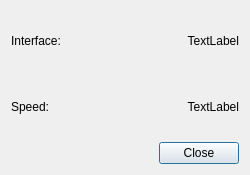
<?xml version="1.0" encoding="UTF-8"?>
<ui version="4.0">
 <class>ConnectionDialog</class>
 <widget class="QDialog" name="ConnectionDialog">
  <property name="geometry">
   <rect>
    <x>0</x>
    <y>0</y>
    <width>250</width>
    <height>175</height>
   </rect>
  </property>
  <property name="windowTitle">
   <string>Dialog</string>
  </property>
  <layout class="QGridLayout" name="gridLayout">
   <item row="0" column="0">
    <widget class="QLabel" name="label">
     <property name="text">
      <string>Interface:</string>
     </property>
    </widget>
   </item>
   <item row="0" column="1">
    <widget class="QLabel" name="labelInterface">
     <property name="text">
      <string>TextLabel</string>
     </property>
     <property name="alignment">
      <set>Qt::AlignRight|Qt::AlignTrailing|Qt::AlignVCenter</set>
     </property>
    </widget>
   </item>
   <item row="1" column="0">
    <widget class="QLabel" name="label_3">
     <property name="text">
      <string>Speed:</string>
     </property>
    </widget>
   </item>
   <item row="1" column="1">
    <widget class="QLabel" name="labelSpeed">
     <property name="text">
      <string>TextLabel</string>
     </property>
     <property name="alignment">
      <set>Qt::AlignRight|Qt::AlignTrailing|Qt::AlignVCenter</set>
     </property>
    </widget>
   </item>
   <item row="2" column="0" colspan="2">
    <widget class="QDialogButtonBox" name="buttonBox">
     <property name="orientation">
      <enum>Qt::Horizontal</enum>
     </property>
     <property name="standardButtons">
      <set>QDialogButtonBox::Close</set>
     </property>
    </widget>
   </item>
  </layout>
 </widget>
 <resources/>
 <connections>
  <connection>
   <sender>buttonBox</sender>
   <signal>accepted()</signal>
   <receiver>ConnectionDialog</receiver>
   <slot>accept()</slot>
   <hints>
    <hint type="sourcelabel">
     <x>248</x>
     <y>254</y>
    </hint>
    <hint type="destinationlabel">
     <x>157</x>
     <y>274</y>
    </hint>
   </hints>
  </connection>
  <connection>
   <sender>buttonBox</sender>
   <signal>rejected()</signal>
   <receiver>ConnectionDialog</receiver>
   <slot>reject()</slot>
   <hints>
    <hint type="sourcelabel">
     <x>316</x>
     <y>260</y>
    </hint>
    <hint type="destinationlabel">
     <x>286</x>
     <y>274</y>
    </hint>
   </hints>
  </connection>
 </connections>
</ui>
